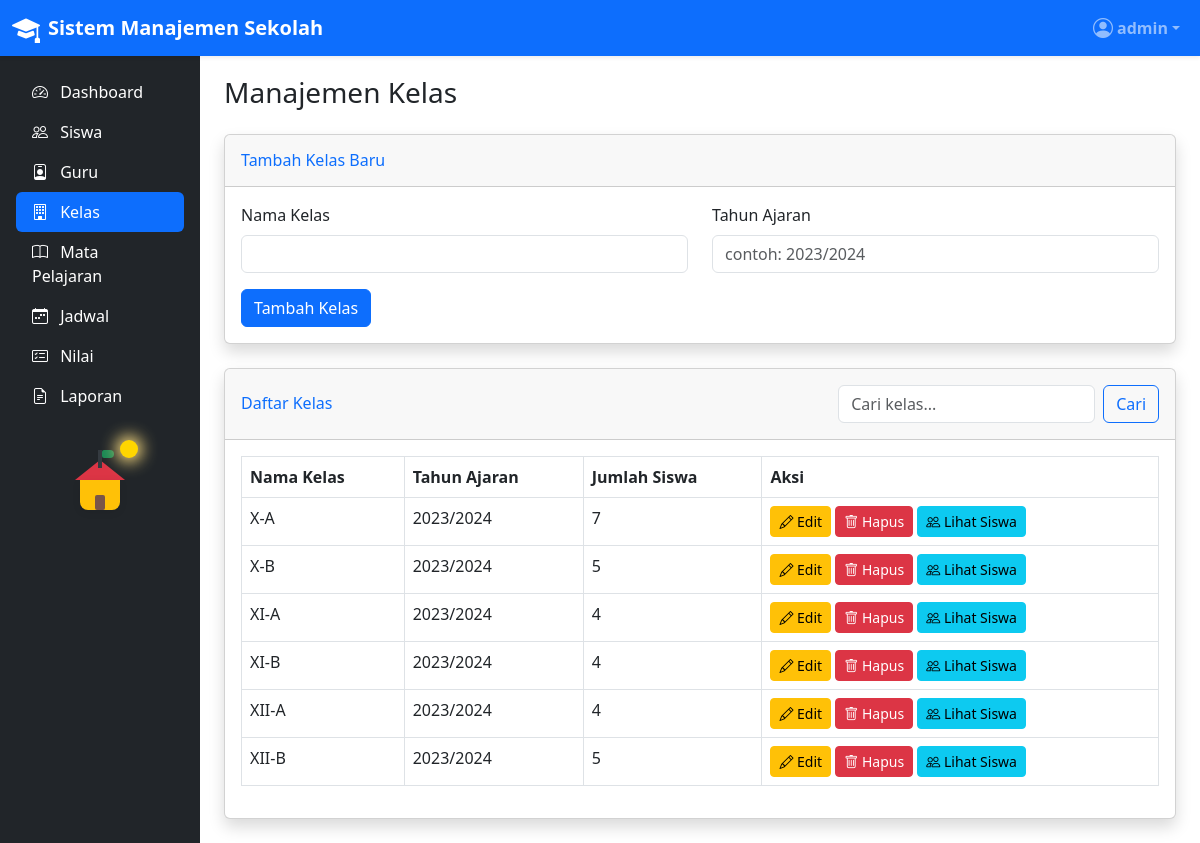
The app's page /admin/kelas.php (signed in) with its own data.
### tables this page shows
CREATE TABLE `kelas` (
  `id_kelas` int NOT NULL,
  `nama_kelas` varchar(20) NOT NULL,
  `tahun_ajaran` varchar(9) NOT NULL
);

### admin/kelas.php (the view, shortened to what this page needs)
<?php
require_once '../config/init.php';
$kelas = [];
$page = isset($_GET['page']) ? (int)$_GET['page'] : 1;
$limit = 10;
$offset = ($page - 1) * $limit;
$search = isset($_GET['search']) ? sanitize($_GET['search']) : '';
try {
    if (!empty($search)) {
        $stmt = $conn->prepare("
            SELECT COUNT(*) FROM kelas
            WHERE nama_kelas LIKE ? OR tahun_ajaran LIKE ?
        ");
        $stmt->execute(["%$search%", "%$search%"]);
    } else {
        $stmt = $conn->query("SELECT COUNT(*) FROM kelas");
    }
    if (!empty($search)) {
        $stmt = $conn->prepare("
        SELECT k.*, COUNT(s.id_siswa) as jumlah_siswa
        FROM kelas k
        LEFT JOIN siswa s ON k.id_kelas = s.id_kelas
        WHERE k.nama_kelas LIKE ? OR k.tahun_ajaran LIKE ?
        GROUP BY k.id_kelas
        ORDER BY k.tahun_ajaran DESC, k.nama_kelas
        LIMIT ? OFFSET ?
    ");
    $stmt->bindValue(1, "%$search%", PDO::PARAM_STR);
    $stmt->bindValue(2, "%$search%", PDO::PARAM_STR);
    $stmt->bindValue(3, $limit, PDO::PARAM_INT);
    $stmt->bindValue(4, $offset, PDO::PARAM_INT);
    $stmt->execute();
    } else {
        $stmt = $conn->prepare("
        SELECT k.*, COUNT(s.id_siswa) as jumlah_siswa
        FROM kelas k
        LEFT JOIN siswa s ON k.id_kelas = s.id_kelas
        GROUP BY k.id_kelas
        ORDER BY k.tahun_ajaran DESC, k.nama_kelas
        LIMIT ? OFFSET ?
    ");
    $stmt->bindValue(1, $limit, PDO::PARAM_INT);
    $stmt->bindValue(2, $offset, PDO::PARAM_INT);
    $stmt->execute();
    }
    $classes = $stmt->fetchAll();
} catch(PDOException $e) {
    $error = "Error: " . $e->getMessage();
}
include_once '../includes/header.php';
?>
<div class="container-fluid">
    <h1 class="h3 mb-4">Manajemen Kelas</h1>
    <div class="card shadow mb-4">
        <div class="card-header py-3 d-flex justify-content-between align-items-center">
            <h6 class="m-0 font-weight-bold text-primary">
                <?php echo !empty($kelas) ? 'Edit Kelas' : 'Tambah Kelas Baru'; ?>
            </h6>
        </div>
        <div class="card-body">
            <form method="POST" action="">
                <div class="row">
                    <div class="col-md-6">
                        <div class="mb-3">
                            <label for="nama_kelas" class="form-label">Nama Kelas</label>
                            <input type="text" class="form-control" id="nama_kelas" name="nama_kelas" value="<?php echo !empty($kelas) ? $kelas['nama_kelas'] : ''; ?>" required>
                        </div>
                    </div>
                    <div class="col-md-6">
                        <div class="mb-3">
                            <label for="tahun_ajaran" class="form-label">Tahun Ajaran</label>
                            <input type="text" class="form-control" id="tahun_ajaran" name="tahun_ajaran" placeholder="contoh: 2023/2024" value="<?php echo !empty($kelas) ? $kelas['tahun_ajaran'] : ''; ?>" required>
                        </div>
                    </div>
                </div>
                <div class="d-flex justify-content-between">
                    <button type="submit" class="btn btn-primary">
                        <?php echo !empty($kelas) ? 'Update Kelas' : 'Tambah Kelas'; ?>
                    </button>
                </div>
            </form>
        </div>
    </div>
    <div class="card shadow mb-4">
        <div class="card-header py-3 d-flex justify-content-between align-items-center">
            <h6 class="m-0 font-weight-bold text-primary">Daftar Kelas</h6>
            <form class="d-flex" method="GET" action="">
                <input class="form-control me-2" type="search" placeholder="Cari kelas..." name="search" value="<?php echo $search; ?>">
                <button class="btn btn-outline-primary" type="submit">Cari</button>
            </form>
        </div>
        <div class="card-body">
            <div class="table-responsive">
                <table class="table table-bordered" width="100%" cellspacing="0">
                    <thead>
                        <tr>
                            <th>Nama Kelas</th>
                            <th>Tahun Ajaran</th>
                            <th>Jumlah Siswa</th>
                            <th>Aksi</th>
                        </tr>
                    </thead>
                    <tbody>
                        <?php if (empty($classes)): ?>
                            <tr>
                                <td colspan="4" class="text-center">Tidak ada data kelas</td>
                            </tr>
                        <?php else: ?>
                            <?php foreach ($classes as $class): ?>
                                <tr>
                                    <td><?php echo $class['nama_kelas']; ?></td>
                                    <td><?php echo $class['tahun_ajaran']; ?></td>
                                    <td><?php echo $class['jumlah_siswa']; ?></td>
                                    <td>
                                        <a href="kelas.php?edit=<?php echo $class['id_kelas']; ?>" class="btn btn-sm btn-warning">
                                            <i class="bi bi-pencil"></i> Edit
                                        </a>
                                        <a href="kelas.php?delete=<?php echo $class['id_kelas']; ?>" class="btn btn-sm btn-danger" onclick="return confirm('Apakah Anda yakin ingin menghapus kelas ini?')">
                                            <i class="bi bi-trash"></i> Hapus
                                        </a>
                                        <a href="siswa.php?kelas=<?php echo $class['id_kelas']; ?>" class="btn btn-sm btn-info">
                                            <i class="bi bi-people"></i> Lihat Siswa
                                        </a>
                                    </td>
                                </tr>
                            <?php endforeach; ?>
                        <?php endif; ?>
                    </tbody>
                </table>
            </div>
        </div>
    </div>
</div>
<?php
include_once '../includes/footer.php';
?>

### includes/header.php (style rules this page uses)
body { padding-top: 56px; overflow-x: hidden; }

### records on screen
kelas: nama_kelas "X-A", tahun_ajaran "2023/2024", jumlah_siswa "7"
kelas: nama_kelas "X-B", tahun_ajaran "2023/2024", jumlah_siswa "5"
kelas: nama_kelas "XI-A", tahun_ajaran "2023/2024", jumlah_siswa "4"
kelas: nama_kelas "XI-B", tahun_ajaran "2023/2024", jumlah_siswa "4"
kelas: nama_kelas "XII-A", tahun_ajaran "2023/2024", jumlah_siswa "4"
kelas: nama_kelas "XII-B", tahun_ajaran "2023/2024", jumlah_siswa "5"

### other values on screen
$_SESSION['username'] "admin"
